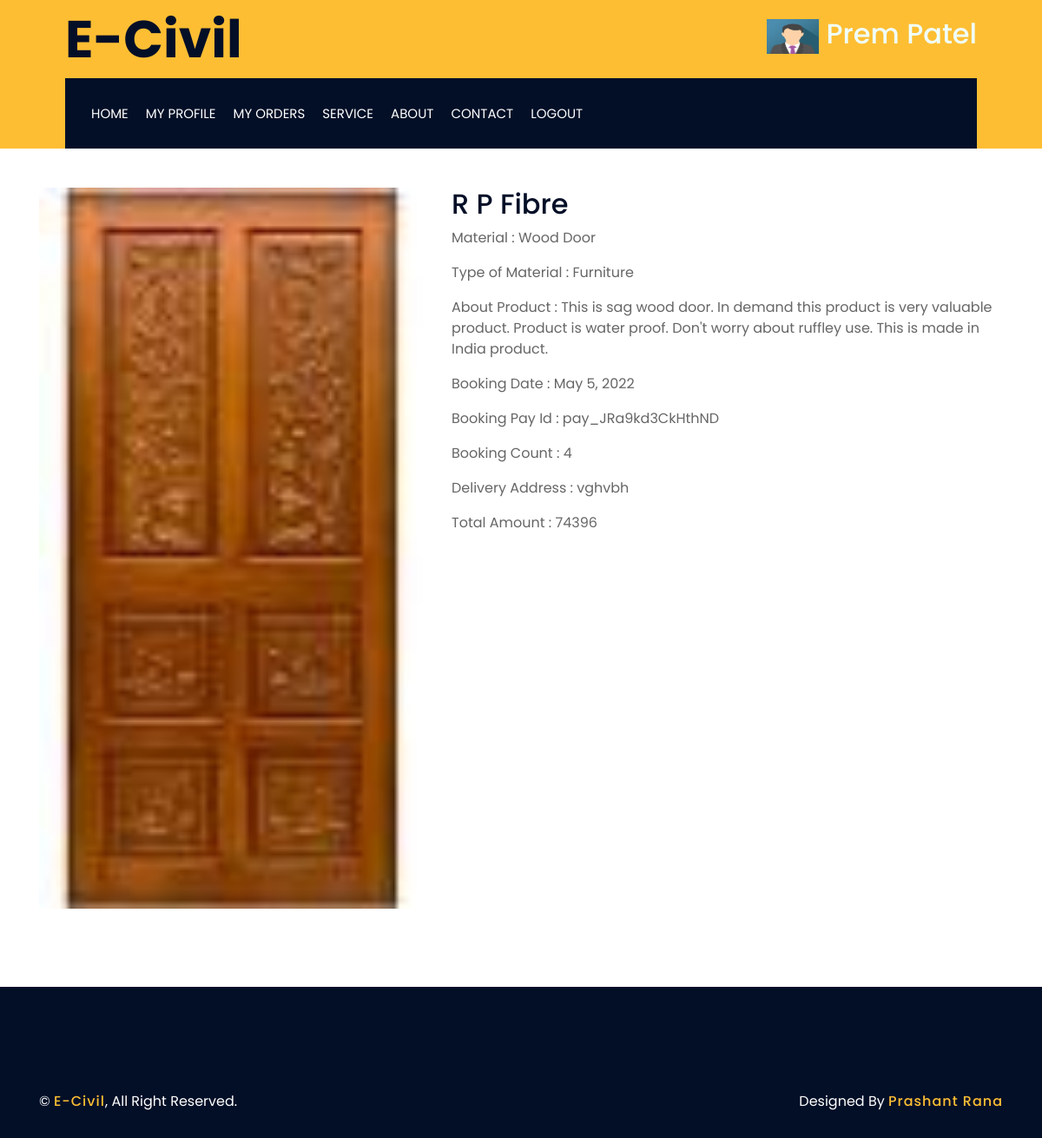
The app's page /Order-Detail/48 (signed in) with its own data.
### client/models.py (models this page shows, shortened)
class ClientUser(models.Model):
    fname = models.CharField(max_length=100)
    lname = models.CharField(max_length=100)
    email = models.EmailField(unique=True)
    mobile = models.CharField(max_length=100)
    password = models.CharField(max_length=100)
    address = models.TextField()
    pic = models.FileField(upload_to='Clientprofile',default='avtar.png')
    country = models.CharField(max_length=10)
    state = models.CharField(max_length=10)
    district = models.CharField(max_length=20)
    pincode = models.CharField(max_length=20)

class Booking(models.Model):
    service = models.ForeignKey(Service,on_delete=models.CASCADE)
    client = models.ForeignKey(ClientUser,on_delete=models.CASCADE)
    book_date = models.DateField(null=True,blank=True)
    amount = models.IntegerField(default=0)
    pay_id = models.CharField(max_length=30,null=True,blank=True)
    verify = models.BooleanField(default=False)
    pay_at = models.DateTimeField(auto_now_add = True)
    quantity = models.IntegerField(default=0)
    address = models.TextField(null=True,blank=True)
    status = models.BooleanField(default=False)
    action = models.BooleanField(default=False)
    sta = models.BooleanField(default=False)
    act = models.BooleanField(default=False)
    st = models.BooleanField(default=False)
    ac = models.BooleanField(default=False)

### seller/models.py (models this page shows, shortened)
class Service(models.Model):
    mat = [('Cement','Cement'),('Plumbing','Plumbing'),('Painting','Painting'),('Furniture','Furniture'),('TextTile','TextTile')]
    cntry = [('India','India')]
    stat = [('Gujarat','Gujarat'),('Goa','Goa'),('Delhi','Delhi'),('Rajsthan','Rajsthan')]
    provider = models.ForeignKey(User,on_delete=models.CASCADE)
    shopname = models.CharField(max_length=100,null=True,blank=True)
    typematerial = models.CharField(max_length=100, choices=mat)
    country = models.CharField(max_length=10,null=True,blank=True,choices=cntry)
    state = models.CharField(max_length=10,null=True,blank=True,choices=stat)
    district = models.CharField(max_length=100,null=True,blank=True)
    pincode = models.CharField(max_length=100,null=True,blank=True)
    mname = models.CharField(max_length=100,null=True,blank=True)
    mimage = models.FileField(upload_to='materialimage',blank=True,null=True)
    price = models.IntegerField(blank=True,null=True)
    weights = models.IntegerField(blank=True,null=True)
    nomc = models.IntegerField(blank=True,null=True)
    proddesc = models.TextField(null=True,blank=True)
    acitive = models.BooleanField(default=True)
    status = models.BooleanField(default=False)
    action = models.BooleanField(default=False)
    sta = models.BooleanField(default=False)
    act = models.BooleanField(default=False)

### client/views.py (the view)
# urls.py: path('Order-Detail/<int:pk>', views.order_detail, name='order_detail'),
def order_detail(request,pk):
    uid = ClientUser.objects.get(email=request.session['client'])
    book = Booking.objects.get(id = pk)
    return render(request,'order_detail.html',{'uid':uid,'book':book})

### client/templates/order_detail.html
{% extends 'client-header.html' %}
{% load static %}
{% block clientcontent %}
            <div class="about">
                <div class="container">
                    <div class="row">
                        <div class="col-lg-5 col-md-6">
                            <div class="about-img">
                                <img src="{{book.service.mimage.url}}" alt="Image">
                            </div>
                        </div>
                        <div class="col-lg-7 col-md-6">
                            <div class="about-text">
                                <h2>{{book.service.shopname}}</h2>
                                <p>
                                    Material : {{book.service.mname}}
                                </p>
                                <p>
                                   Type of Material : {{book.service.typematerial}}
                                </p>
                                <p>
                                    About Product : {{book.service.proddesc}}
                                </p>
                                <p>
                                   Booking Date : {{book.book_date}}
                                </p>
                                <p>
                                   Booking Pay Id : {{book.pay_id}}
                                </p>
                                <p>
                                   Booking Count : {{book.quantity}}
                                </p>
                                <p>
                                   Delivery Address : {{book.address}}
                                </p>
                                <p>
                                    Total Amount : {{book.amount}}
                                </p>
                            </div>
                        </div>
                    </div>
                </div>
            </div>
{% endblock %}

### client/templates/client-header.html (shortened to what this page needs)
{% load static %}
<!DOCTYPE html>
<html lang="en">
    <head>
        <link href="https://stackpath.bootstrapcdn.com/bootstrap/4.4.1/css/bootstrap.min.css" rel="stylesheet">
        <link href="https://cdnjs.cloudflare.com/ajax/libs/font-awesome/5.10.0/css/all.min.css" rel="stylesheet">
        <link href="{% static 'assets/lib/flaticon/font/flaticon.css' %}" rel="stylesheet">
        <link href="{% static 'assets/lib/animate/animate.min.css' %}" rel="stylesheet">
        <link href="{% static 'assets/lib/owlcarousel/assets/owl.carousel.min.css' %}" rel="stylesheet">
        <link href="{% static 'assets/lib/lightbox/css/lightbox.min.css' %}" rel="stylesheet">
        <link href="{% static 'assets/lib/slick/slick.css' %}" rel="stylesheet">
        <link href="{% static 'assets/lib/slick/slick-theme.css' %}" rel="stylesheet">
        <link href="{% static 'assets/css/style.css' %}" rel="stylesheet">
    </head>
    <body>
        <div class="wrapper">
            <div class="top-bar">
                <div class="container-fluid">
                    <div class="row align-items-center">
                        <div class="col-lg-4 col-md-12">
                            <div class="logo">
                                <a href="index.html">
                                    <h1>E-Civil</h1>
                                </a>
                            </div>
                        </div>
                        <div class="col-lg-8 col-md-7 d-none d-lg-block">
                            <div class="row">
                                <div class="col-3"></div>
                                <div class="col-3"></div>
                                <div class="col-6">
                                    {% if request.session.client %}
                                    <div class="top-bar-item">
                                    <h2 style="color: azure;"><img src="{{uid.pic.url}}" alt="profile_image" style="height: 40px; width: 60px;"> {{uid.fname}} {{uid.lname}}</h2>
                                            </div>
                                    {% else %}
                                        <div class="top-bar-item">
                                                <h3>Hello User..<a href="{% url 'client_signin' %}" style="color: rgb(23, 56, 165);">Sign In</a></h3>
                                        </div>
                                    {% endif %}
                                </div>
                            </div>
                        </div>
                    </div>
                </div>
            </div>
            <div class="nav-bar">
                <div class="container-fluid">
                    <nav class="navbar navbar-expand-lg bg-dark navbar-dark">
                        <div class="collapse navbar-collapse justify-content-between" id="navbarCollapse">
                            <div class="navbar-nav mr-auto">
                                {% block home %}
                                <a href="{% url 'client_index' %}" class="nav-item nav-link ">Home</a>
                                {% endblock %}
                                {% if request.session.client %}
                                {% block myrofile %}
                                <a href="{% url 'client_profile' %}" class="nav-item nav-link ">My Profile</a>
                                {% endblock %}
                                {% block myrders %}
                                <a href="{% url 'view_order' %}" class="nav-item nav-link">My Orders</a>
                                {% endblock %}
                                {% endif %}
                                {% block service %}
                                <a href="{% url 'client_service' %}" class="nav-item nav-link ">Service</a>
                                {% endblock %}
                                {% block about %}
                                <a href="{% url 'client_about' %}" class="nav-item nav-link ">About</a>
                                {% endblock %}
                                {% block contact %}
                                <a href="{% url 'client_contact' %}" class="nav-item nav-link ">Contact</a>
                                {% endblock %}
                                {% if request.session.client %}
                                <a href="{% url 'client_logout' %}" class="nav-item nav-link">Logout</a>
                                {% endif %}
                            </div>
                        </div>
                    </nav>
                </div>
            </div>
{% block clientcontent %}
{% endblock %}
<div class="footer wow fadeIn" data-wow-delay="0.3s">
    <div class="container copyright">
        <div class="row">
            <div class="col-md-6">
                <p>&copy; <a href="{% url 'client_index' %}">E-Civil</a>, All Right Reserved.</p>
            </div>
            <div class="col-md-6">
                <p>Designed By <a href="">Prashant Rana</a></p>
            </div>
        </div>
    </div>
</div>
</div>
</body>
</html>

### client/static/assets/css/style.css (style rules this page uses)
body { color: #666666; background: #dddddd; font-family: 'Poppins', sans-serif; font-weight: 400; }
h1, h2, h3, h4, h5, h6 { color: #030f27; }
a { color: #666666; transition: .3s; }
.wrapper { position: relative; width: 100%; max-width: 1366px; margin: 0 auto; background: #ffffff; }
.top-bar { position: relative; height: 90px; background: #fdbe33; }
.top-bar .logo { padding: 15px 0; text-align: left; overflow: hidden; }
.top-bar .logo h1 { margin: 0; color: #030f27; font-size: 60px; line-height: 60px; font-weight: 700; }
.top-bar .top-bar-item { display: flex; align-items: center; justify-content: flex-end; }
@media (min-width: 992px) { .top-bar { padding: 0 60px; } }
.nav-bar { position: relative; background: #fdbe33; transition: .3s; }
.nav-bar .container-fluid { padding: 0; }
.nav-bar .navbar { height: 100%; background: #030f27 !important; }
.navbar-dark .navbar-nav .nav-link, .navbar-dark .navbar-nav .nav-link:focus, .navbar-dark .navbar-nav .nav-link:hover, .navbar-dark .navbar-nav .nav-link.active { padding: 10px 10px 8px 10px; color: #ffffff; }
@media (min-width: 992px) { .nav-bar { padding: 0 75px; } }
@media (min-width: 992px) { .nav-bar .navbar { padding: 20px; } }
@media (min-width: 992px) { .nav-bar a.nav-link { padding: 8px 15px; font-size: 15px; text-transform: uppercase; } }
.about { position: relative; width: 100%; padding: 45px 0; }
.about .about-img { position: relative; height: 100%; }
.about .about-img img { width: 100%; height: 100%; object-fit: cover; }
.about .about-text p { font-size: 16px; }
.footer { position: relative; margin-top: 45px; padding-top: 90px; background: #030f27; color: #ffffff; }
.footer .copyright { padding: 30px 15px; }
.footer .copyright p { margin: 0; color: #ffffff; }
.footer .copyright .col-md-6:last-child p { text-align: right; }
.footer .copyright p a { color: #fdbe33; font-weight: 500; letter-spacing: 1px; }

### records on screen
ClientUser: pic (picture), fname "Prem", lname "Patel"
Booking: service.mimage (picture), service.shopname "R P Fibre", service.mname "Wood Door", service.typematerial "Furniture", service.proddesc "This is sag wood door. In demand this product is very valuable product. Product is water proof. Don't worry about ruffley use. This is made in India product.", book_date "May 5, 2022", pay_id "pay_JRa9kd3CkHthND", quantity "4", address "vghvbh", amount "74396"
